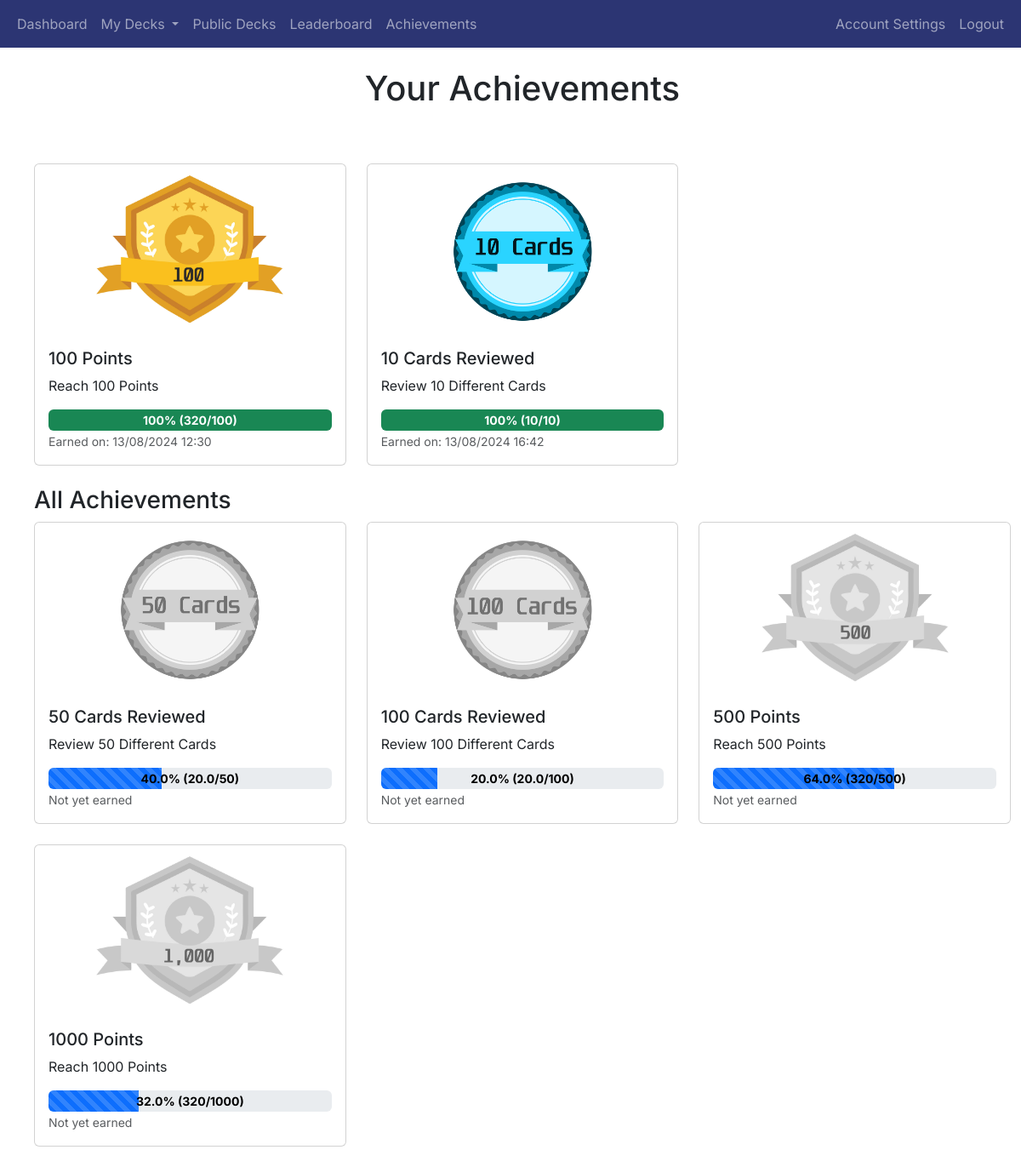
Page /user_achievements (signed in) on the committed database.
### app/gamification/models.py (models this page shows)
class Achievement(db.Model):
    achievement_id = db.Column(db.Integer, primary_key=True)
    name = db.Column(db.String(100), nullable=False)
    description = db.Column(db.String(255), nullable=False)
    points = db.Column(db.Integer, nullable=False, default=0)
    badge_image = db.Column(db.String(255), nullable=False)
    target = db.Column(db.Integer, nullable=False, default=0)  # Add this line
    users = db.relationship('UserAchievement', back_populates='achievement', cascade='all, delete-orphan')

### app/auth/models.py (models this page shows, shortened)
class User(db.Model, UserMixin):
    user_id = db.Column(db.Integer, primary_key=True)
    username = db.Column(db.String(80), unique=True, nullable=False)
    email = db.Column(db.String(120), unique=True, nullable=False)
    password_hash = db.Column(db.String(128), nullable=False)
    points = db.Column(db.Integer, default=0)  # Add points column
    achievements = db.relationship('UserAchievement', back_populates='user', cascade='all, delete-orphan')
    login_events = db.relationship('LoginEvent', backref='user', cascade='all, delete-orphan', lazy=True)
    decks = db.relationship('Deck', backref='user', cascade='all, delete-orphan', lazy=True)

### app/gamification/routes.py (the view)
@gamification_blueprint.route('/user_achievements')
@login_required
def user_achievements():
    user_achievements = UserAchievement.query.filter_by(user_id=current_user.user_id).all()
    all_achievements = Achievement.query.all()
    user_achievements_dict = {ua.achievement_id: ua for ua in user_achievements}
    achievements_with_progress = [
        {
            'achievement': ua,
            'progress': calculate_progress(ua),
            'formatted_date': ua.date_earned.strftime('%d/%m/%Y %H:%M')  # Format the date here
        } for ua in user_achievements
    ]
    all_achievements_with_progress = [
        {
            'achievement': achievement,
            'progress': calculate_progress_all(achievement)
        } for achievement in all_achievements if achievement.achievement_id not in user_achievements_dict
    ]
    return render_template(
        'user_achievements.html',
        achievements_with_progress=achievements_with_progress,
        all_achievements_with_progress=all_achievements_with_progress,
        user_achievements=user_achievements_dict
    )

### app/__init__.py (called while the page is built)
@login_manager.user_loader
def load_user(user_id):
    return User.query.get(int(user_id))

### app/gamification/routes.py (called while the page is built)
def calculate_progress(user_achievement):
    total_unique_cards_reviewed = db.session.query(ReviewOutcome.card_id).filter_by(user_id=current_user.user_id).distinct().count()
    if "Cards Reviewed" in user_achievement.achievement.name:
        if user_achievement.achievement.target > 0:
            progress = (total_unique_cards_reviewed / int(user_achievement.achievement.target)) * 100
            return min(progress, 100)
    else:  # Otherwise, it must be a points-based achievement
        if user_achievement.achievement.target > 0:
            progress = (current_user.points / user_achievement.achievement.target) * 100
            return min(progress, 100)
    return 0

def calculate_progress_all(achievement):
    total_unique_cards_reviewed = db.session.query(ReviewOutcome.card_id).filter_by(user_id=current_user.user_id).distinct().count()
    if "Cards Reviewed" in achievement.name:
        if achievement.target > 0:
            return min((total_unique_cards_reviewed / int(achievement.target)) * 100, 100)
    else:  # Otherwise, it must be a points-based achievement
        if achievement.target > 0:
            return min((current_user.points / achievement.target) * 100, 100)
    return 0

### app/gamification/templates/user_achievements.html (shortened to what this page needs)
{% extends "base.html" %}
{% block heading %}Your Achievements{% endblock %}
{% block content %}
<div class="container mt-4">
    <div class="row">
        {% for entry in achievements_with_progress %}
            <div class="col-md-4 mb-4">
                <div class="card">
                    <img src="{{ url_for('static', filename=entry['achievement'].achievement.badge_image) }}" class="card-img-top" alt="{{ entry['achievement'].achievement.name }}">
                    <div class="card-body">
                        <h5 class="card-title">{{ entry['achievement'].achievement.name }}</h5>
                        <p class="card-text">{{ entry['achievement'].achievement.description }}</p>
                        <div class="progress position-relative" style="height: 25px;">
                            <div class="progress-bar bg-success" role="progressbar" style="width: {{ entry['progress'] if entry['progress'] <= 100 else 100 }}%;" aria-valuenow="{{ entry['progress'] if entry['progress'] <= 100 else 100 }}" aria-valuemin="0" aria-valuemax="100">
                                <span class="position-absolute w-100 text-center" style="color: white; font-size: 14px; font-weight: bold;">
                                    {% if "Cards Reviewed" in entry['achievement'].achievement.name %}
                                        {{ entry['progress'] | round(1) }}% ({{ entry['progress'] * (entry['achievement'].achievement.target) // 100 }}/{{ entry['achievement'].achievement.target }})
                                    {% else %}
                                        {{ entry['progress'] | round(1) }}% ({{ current_user.points }}/{{ entry['achievement'].achievement.target }})
                                    {% endif %}
                                </span>
                            </div>
                        </div>
                        <p class="card-text">
                            <small class="text-muted">Earned on: {{ entry['formatted_date'] }}</small>
                        </p>
                    </div>
                </div>
            </div>
        {% endfor %}
    </div>
    <div class="row">
        <h3>All Achievements</h3>
        {% for entry in all_achievements_with_progress %}
            {% if entry['achievement'].achievement_id not in user_achievements %}
                <div class="col-md-4 mb-4">
                    <div class="card unearned">
                        <img src="{{ url_for('static', filename=entry['achievement'].badge_image) }}" class="card-img-top achievement-image" alt="{{ entry['achievement'].name }}">
                        <div class="card-body">
                            <h5 class="card-title">{{ entry['achievement'].name }}</h5>
                            <p class="card-text">{{ entry['achievement'].description }}</p>
                            <div class="progress position-relative" style="height: 25px;">
                                <div class="progress-bar progress-bar-striped" role="progressbar" style="width: {{ entry['progress'] if entry['progress'] <= 100 else 100 }}%;" aria-valuenow="{{ entry['progress'] if entry['progress'] <= 100 else 100 }}" aria-valuemin="0" aria-valuemax="100">
                                    <span class="position-absolute w-100 text-center" style="color: black; font-size: 14px; font-weight: bold;">
                                        {% if "Cards Reviewed" in entry['achievement'].name %}
                                            {{ entry['progress'] | round(1) }}% ({{ entry['progress'] * (entry['achievement'].target) // 100 }}/{{ entry['achievement'].target }})
                                        {% else %}
                                            {{ entry['progress'] | round(1) }}% ({{ current_user.points }}/{{ entry['achievement'].target }})
                                        {% endif %}
                                    </span>
                                </div>
                            </div>
                            {% if entry['achievement'].achievement_id in user_achievements %}
                                <p class="card-text">
                                    <small class="text-muted">Earned on: {{ user_achievements[entry['achievement'].achievement_id].date_earned.strftime('%d/%m/%Y %H:%M') }}</small>
                                </p>
                            {% else %}
                                <p class="card-text">
                                    <small class="text-muted">Not yet earned</small>
                                </p>
                            {% endif %}
                        </div>
                    </div>
                </div>
            {% endif %}
        {% endfor %}
    </div>
</div>
{% endblock %}

### app/static/styles.css (style rules this page uses)
.card-img-top { width: 100%; height: auto; max-height: 200px; object-fit: contain; }
.card.unearned .card-img-top { filter: grayscale(100%); opacity: 0.6; }

### app/templates/base.html (style rules this page uses)
body { font-family: 'Inter', sans-serif; }
h1, h2, h3, h4, h5, h6, p, a { font-family: 'Inter', sans-serif; }

### rows in the picture
Achievement: badge_image (picture), achievement.achievement.name "100 Points", achievement.achievement.description "Reach 100 Points", achievement.achievement.target "100"
User: points "320", points "320" "320"
Achievement: badge_image (picture), achievement.achievement.name "10 Cards Reviewed", achievement.achievement.description "Review 10 Different Cards", target "10", achievement.achievement.target "10"
Achievement: badge_image (picture), achievement.name "50 Cards Reviewed", achievement.description "Review 50 Different Cards", entry['progress']*(entry['achievement'].target)//100 "20.0", achievement.target "50"
Achievement: badge_image (picture), achievement.name "100 Cards Reviewed", achievement.description "Review 100 Different Cards", entry['progress']*(entry['achievement'].target)//100 "20.0", achievement.target "100"
Achievement: badge_image (picture), achievement.name "500 Points", achievement.description "Reach 500 Points", achievement.target "500"
Achievement: badge_image (picture), achievement.name "1000 Points", achievement.description "Reach 1000 Points", achievement.target "1000"

### other values in the picture
{{ entry['progress'] | round(1) }} "100"
{{ entry['formatted_date'] }} "13/08/2024 12:30" "13/08/2024 16:42"
{{ entry['progress'] | round(1) }} "40.0" "20.0"
{{ entry['progress'] | round(1) }} "64.0" "32.0"
